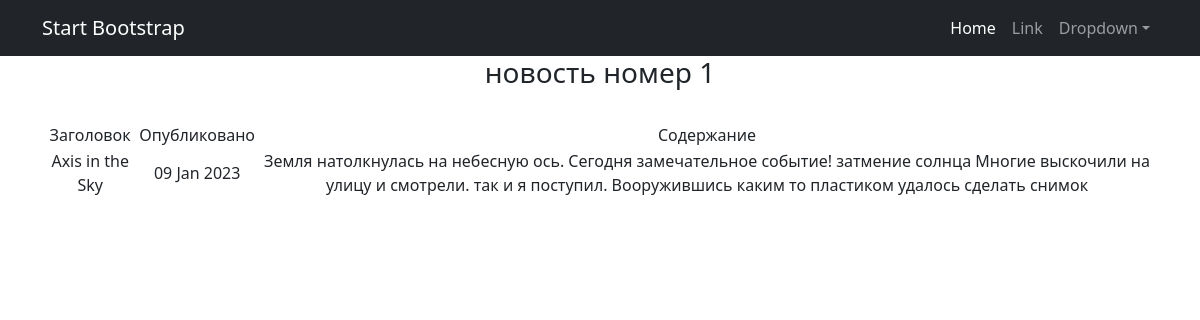
Screenshot of /news/1 with the database file from the repository.
### news_paper/models.py (models this page shows, shortened)
class Post(models.Model):
    type_choice = [('a', 'article'), ('n', 'news')]
    type_post = models.CharField(max_length=1, default='a', choices=type_choice)
    author = models.ForeignKey(Author, on_delete=models.CASCADE)
    creation_date = models.DateTimeField(auto_now_add=True)
    cat = models.ManyToManyField(Category, through="PostCategory")
    header = models.CharField(default='нет заголовка', max_length=255)
    body = models.TextField(default='здесь ничего нет')
    rating = models.FloatField(default=1)

### news_paper/views.py (the view)
# urls.py: path('<int:pk>', PostDetail.as_view()),
class PostDetail(DetailView):
    model = Post
    template_name = 'post.html'
    context_object_name = 'post'

### news_paper/templatetags/custom_filters.py (called while the page is built)
@register.filter()
def censored(checking, swear='омикрон'):
    asteriks_len = len(swear)
    swear = swear.lower()
    result = checking
    curr = 0
    if isinstance(checking, str):
        ch_low = checking.lower()
        while True:
            curr = ch_low.find(swear, curr)
            checking = checking.replace(checking[curr:curr+asteriks_len], checking[curr]+'*'*(asteriks_len-1))
            if curr == -1:
                break
            curr += asteriks_len
            result = checking
    else: print('формат данных отвергает цензуру!')
    return result

### templates/post.html (shortened to what this page needs)
{% extends 'flatpages/default.html' %}
{% load custom_filters %}
{% block content %}
<h3>новость номер {{ post.pk }}</h3><br>
   <table>
           <tr>
               <td>Заголовок</td>
               <td>Опубликовано</td>
               <td>Содержание</td>
           </tr>
           <tr>
               <td>{{ post.header }}</td>
               <td>{{ post.creation_date|censored|date:'d M Y' }}</td>
               <td>{{ post.body|censored }}</td>
           </tr>
       </table>
{% endblock content %}

### rows the page displays
Post: pk "1", header "Axis in the Sky", creation_date|censored "09 Jan 2023", body|censored "Земля натолкнулась на небесную ось. Сегодня замечательное событие! затмение солнца Многие выскочили на улицу и смотрели. так и я поступил. Вооружившись каким то пластиком удалось сделать снимок"
